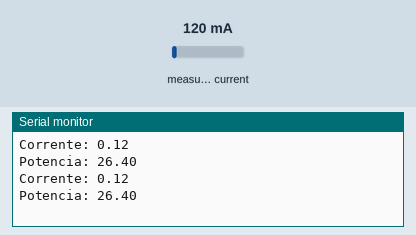
The sketch below on a simulated Arduino Uno, built with avr-gcc and run on an emulated ATmega328P. Parts: the last lines printed to the serial monitor. The inputs (shaded band) are chosen by the test bench; at power-on: measured current 120 mA.

Above: at 2.1 s.
2.2 s: measured current set to 40 mA
At 3.0 s:
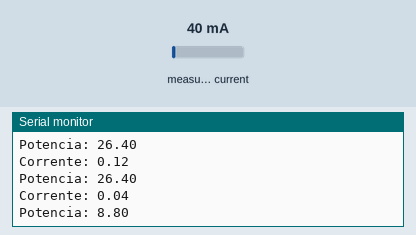
3.8 s: measured current set to 500 mA
At 3.8 s:
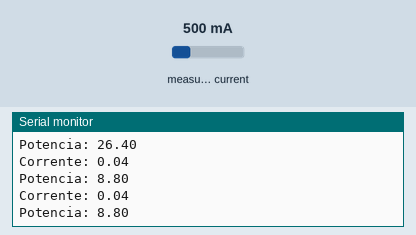
Timing chart, 0 to 6.8 s (numbered marks = the images above; inputs shaded):
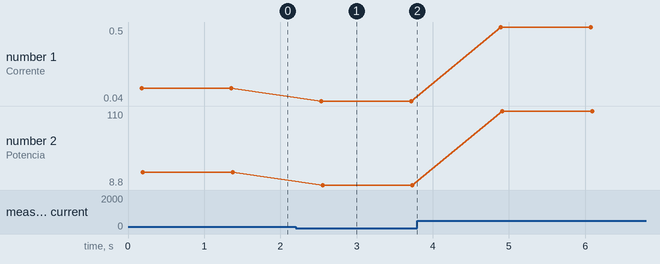

The sketch:

sensor-corrente.ino
```cpp
/*
  Exemplo de Utilização Sensor de Corrente SCT 013-000
  Utilizado: Arduino Uno, Sensor de Corrente SCT 013-000
  Autor: Yhan Christian Souza Silva - Data: 30/01/2016
*/

#include "EmonLib.h"            //biblioteca auxiliar

#define sensorCorrente A1      //definição pino sensor

EnergyMonitor emon1;

int tensao = 220;             //variavél definindo tensão da rede, caso seja 110, mude o valor

void setup(){
	Serial.begin(9600);                   //Inicio comunicação serial
	emon1.current(sensorCorrente, 60);     //Configuração sensor, baseado no http://tyler.anairo.com/projects/open-energy-monitor-calculator
}

void loop(){
	float irms = emon1.calcIrms(1480);    //Realiza o calculo da corrente
	Serial.print("Corrente: ");
	Serial.println(irms);                //Exibição valor corrente
	Serial.print("Potencia: ");
	//Condição para calculo de potência, corrente menor que 5mA,potencia = 0
  if (irms < 0.005) Serial.println(0);
	else Serial.println(tensao * irms);
	delay(1000);
}
```

Measured:
- after the input at 2.2 s, the serial monitor: prints a new line after 0.34 s (image 1)
- plotted number 1: 0.12 → 0.04 after the input at 2.2 s, 0.04 → 0.5 after the input at 3.8 s
- plotted number 2: 26.4 → 8.8 after the input at 2.2 s, 8.8 → 110 after the input at 3.8 s
